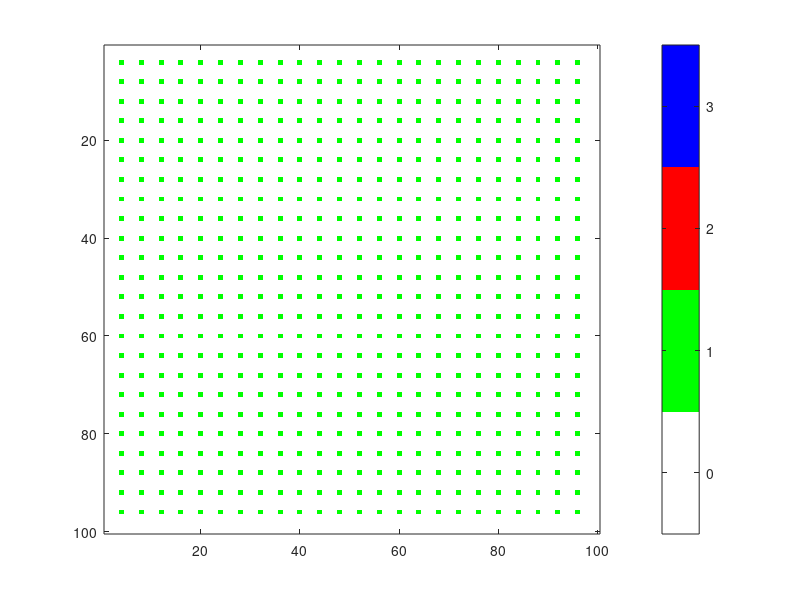

Here is the MATLAB script that generated this plot: (Note: this script raises an error after producing the figure.)
%Model PT fire 
%CASCADE project
%Asynchronous CA
%Vasques et al. 2014 (model development)
% ------------------------------------------------------------------------

close all
clear all

%Parameter values
%-------------------------------------------------------------------------
%PER SPECIES

%%% PINE
AgeMP=10;                 % Age of maturity pine %start at 6 and regularly 10-15 % in Cronk and Fuller, 1995 [year] 
SeedFP=945;               % Seed production per pine mature tree number of seeds per
                          % cone (63)* cone per tree (15) Vega et al 2008
LSP= 100;                 % Life span of pine % in "practices centro pinus" [year]
canopyBank=0.5;           % Percent of the seeds that are stored in the canopy and released with fire

%%% SEEDER
AgeMS=1;                  % Age of maturity seeder % field obs Calluna% [year]
                          % Cistus 3 years ref
SeedFS=1000;              % Seed production per plant/occupied cell approx value
                          % check in lit
LSS=30;                   % Life span calluna % in woodland education centre [year]

%%% OAK
AgeMO=50;                 % Age of maturity seeder % Kew % [year]
                          % !!! Pausas 1999 has maturity = 15!!!
                 
SeedFQ=10;                % Seed production oak per occupied cell - value that is not fundamented by literature assumes that the tree is dominated and small if under cover of pinus
                          % 120 acorns per tree refered in Martin?k et al. 2014% [n/m2/year] 
BirdSeedN=50;             % Annual seed input by birds - based on average values Q. suber Pons and Pausas 2007 - this value depends on surrounding populations
LSO= 1000;                % Life span quercus robur % in forestar

%GENERAL
minG= [0 0 0.3];          % minumum germination first pine second seeder third oak
maxG= [0.9 0.9 0.9];      % maximum germination first pine second seeder third oak
LitThreshP=3;             % Litter threshold for Pine above which ~no germination (cm)
LitThreshS=2;             % Litter threshold for seeders above which ~no germination (cm)
ProbPZeroL=0.7;           % Germination probability for pine when litter=0 cm  
SeedLoss= [0.50 0.05 1];  % rate seed loss first pine second seeder third oak

lrate=0.42;               % rate of litter deposition [cm/year] Fernandes et al 2004
ProbG=[0 0 0];            % probability of germination first pine second seeder third oak
amp=[0 0.3 0];            % amplitude of curve interaction with litter

SBP1=0;                   % !SBP1 and SBP2 are only ways of initializing the seed bank every year
SBP2=0;
SBPC=0;                    % Inicialization seed bank pine canopy
SB= [0 0 0];              % seed bank first pine second seeder third oak
ProbS= [0 0 0];           % to calculate probability based on seed prod
est= [7 400];       % max number of seedlings per cell CCD field

mort=1./[LSP,LSS,LSO];    % MORTALITY of pine, seeder, oak = 1/lifespan




AR= [0,0,0,1];              % ability to resprout: first element is fake (bare soil); pine=0, seeder=0, oak=1;

% Control constants
StartTime= 0;                   % [year]
EndTime= 150;                   % [year]

% NOTE: put dt smaller than one year in a way that the probabilities are <1 but not too small otherwise the model runs slowly
dt= 1;                          % [year]
m= 100;                         % for size of lattice [meter]

%Control variables
Time = StartTime;

D= 0;                           % initialization only
Pine=0;                         % will count the number of cells with pine
Seeder=0;                       % will count the number of cells with pine
Oak=0;                          % will count the number of cells with pine

%%%Initialization of the matrices 
%TC - Type of Cover: 1- pine; 2- seeder; 3- oak; Age- plant age; SB- Seed Bank); Lit- Litter
% -------------------------------------------------------------------------
TC= zeros(m,m);  % Creates a matrix of size m*m filled with zeros       
Age= zeros(m,m); % Creates a matrix of size m*m filled with zeros    
Lit= zeros(m,m); % Creates a matrix of size m*m filled with zeros
z= 8;            % Number of neighbours

% Fills the matrix TC with planted pines
%--------------------------------------------------------------------------
TC(4:4:m-4,4:4:m-4)= 1; % plants 1 pine every 4 meters - dense prodution stand excluding the borders

% Puts seeds in the matrix
%--------------------------------------------------------------------------
SB=[100 1000 0+randi(BirdSeedN,1)];

if SB(3)>0
    coordseed=randi(m,SB(3),2);
end


% Creates colormap
figure
white=[1 1 1];
green=[0 1 0];
red=[1 0 0];
blue=[0 0 1];
VegetationColormap=[white; green; red; blue];
% Plot image
h=subplot(1,1,1);
imagesc(TC)
set(h,'Clim',[-0.5 3.5]);
colormap(VegetationColormap);

colorbar

% colorbar; set(gco,'Clim',[1 4]);


%%%%%%%%%%%%%%%%%%%%%DYNAMIC%%%%%%%%%%%%%%%%%%%%%%%%%%%%%%%%%%%%%%%%%
%--------------------------------------------------------------------------
while Time < EndTime
    for k=1:round(1/dt)
        % Creates litter in the neighborhod of pine (8 neighbors)+ the pine
        % site itself
        [x,y]=find(TC(2:end-1,2:end-1)==1);
        x=x+1;y=y+1;
        for i=1:length(x)
            Lit(x(i)-1:x(i)+1,y(i)-1:y(i)+1)=Lit(x(i)-1:x(i)+1,y(i)-1:y(i)+1)+lrate*dt;
        end
        % Colonization of an empty cell & mortality for vegetated cells
        %------------------------------------------------------------------
        % At each time step tests who is going to colonize an empty cell in the lattice based on the
        % existent seed bank
        
        for i = 1 : m
            for j=1:m
                test=rand;
                if TC(i,j)==0 % colonization/germination
                    % LITTER DEPENDENCE:
                    ProbG(1)=(maxG(1)+minG(1))/2+(maxG(1)-minG(1))/2*tanh((LitThreshP-Lit(i,j))/amp) ... 
                        -(maxG(1)-ProbPZeroL)*exp(-2/LitThreshP*exp(1)*Lit(i,j)); % PINE
                    ProbG(2)=(maxG(2)+minG(2))/2+(maxG(2)-minG(2))/2*tanh((LitThreshS-Lit(i,j))/amp(2)); % SEEDER ampS=0.3 max=.9 min=0.
                    ProbG(3)=maxG(3)-(maxG(3)-minG(3))*exp(-Lit(i,j)); % QUERCUS
                    
                    ProbG=ProbG*dt; %this is the trick to get probability small
                    
                                   
                    
                    %%% Term for the relation between available seeds and
                    %%% Prob S.                      
                    ProbS(1:2)=1-(1-1./est(1:2)).^(SB(1:2)/m/m); % FOR PINE AND SEEDERS, SEEDS ARE EQUALLY PSREAD THROUGHOUT THE CELLS
                    ProbS(3)=0;
                    for ii=1:length(coordseed)
                        ProbS(3)=ProbS(3)+(coordseed(ii,1)==i&coordseed(ii,2)==j);
                    end
                    ProbS(3)=ProbS(3)>1;
                    
                    ProbG=ProbG.*ProbS;
                    %this step has the reference  of Alains' MSc thesis ->
                    %CAN BE IMPROVED
                    if sum(ProbG)*dt>1
                        'sum of probability higher than 1! Please decrease dt'
                        break
                    elseif test<ProbG(1)
                        TC(i,j)=1;
                        Age(i,j)=dt;
                        
                    elseif test<ProbG(1)+ProbG(2)
                        TC(i,j)=2;
                        Age(i,j)=dt;
                        
                    elseif test<ProbG(1)+ProbG(2)+ProbG(3)
                        TC(i,j)=3;
                        Age(i,j)=dt;
                    end
                else
                    Age(i,j)=Age(i,j)+dt;
                    if test< mort(TC(i,j))*dt
                        TC(i,j)=0;
                        Age(i,j)=0;
                    end
                end
            end
        end
        Time= Time+dt
    end
    
    % SEED BANK CALCULATION ONLY ONCE A YEAR
    SB(1)=SBP1+SBP2+SeedFP*(1-canopyBank)*sum(sum(TC(Age>AgeMP)==1)); % TWO YEARS OF SEED LIFE
    SB(1)=SB(1)-SeedLoss(1)*SB(1);
    SB(2)=SB(2)+SeedFS*(sum(sum(TC==2)))-SeedLoss(2)*SB(2); % LONG SEED LIFE
    SB(3)=SeedFQ*(sum(sum(TC(Age>AgeMO)==3)))+randi(BirdSeedN,1); % NO MEMORY
    SB(3)=SB(3)-SeedLoss(3)*SB(3);
    if SB(3)>0
        coordseed=randi(m,SB(3),2);
    end
    
    SBP2=SBP1; % PINE SEED BANK OF TWO YEARS BEFORE
    SBP1=SB(1);% PINE SEED BANK OF 1 YEAR BEFORE
   
    % accumulation of seeds in the canopy
    SBPC=SeedFP*canopyBank*sum(TC(Age>AgeMP)==1); %canoyBank=% of the seeds that stay in the
    % canopy and accumulate over time
    
    %%% DISTURBANCE
    D=randi(10,1);
    if D == 1 % if Time/10 is an integer there is disturbance % interval of 10 years
        'fire'
        Lit(:,:)=0;
        for i=1:m
            for j=1:m
                TC(i,j)= TC(i,j)*AR(TC(i,j)+1);  
                Age(i,j)= Age(i,j)*AR(TC(i,j)+1); 
                SB(1)=SBPC;
                SBP1=0;SBP2=0;
            end
        end
    end
    imagesc(TC)
    set(h,'Clim',[-0.5 3.5]);
    colormap(VegetationColormap);
    colorbar
 
    drawnow;pause
end
% imagesc(TC)
% set(h,'Clim',[-0.5 3.5]);
% colormap(VegetationColormap);
% 
% colorbar





    %%% update abundance of different species in the lattice
%   Pine=sum(sum(TC==1));
%   Seeder=sum(sum(TC==2));
%   Oak= sum(sum(TC==3));
    
    % %Plot the relative abundance of plant species at each time step
%     % This is done now with TC but could be done with Pine, Seeder and Oak
    % white=[1 1 1];
    % lightgreen=[0.5 1 0.5];
    % green=[0 1 0];
    % darkgreen=[0 0.5 0.5];
    % TCmap=[white; green; lightgreen; darkgreen];
    % %Plot image
    % colormap(TCmap);
    % color
    % showimage(TC);
    % drawnow;
    
    % %Plot the relative abundance of plant species over time
%     % Creates colormap
%         figure
%         white=[1 1 1];
%         green=[0 1 0];
%         red=[1 0 0];
%         blue=[0 0 1];
%         VegetationColormap=[white; green; red; blue];
%         % Plot image
%         colormap(VegetationColormap);
    %     %color 
    %     N=4;
%         imagesc(TC);
    %     L = line(ones(N),ones(N), 'LineWidth',2);
    %     set(L,{'color'},mat2cell(VegetationColormap,ones(1,N),3));
    %     legend('empty','Pine','Seeder', 'Resprouter');
     

    % Creates movie
    % showimagesc(TC);
    % movie(Frame)=getframe;
    % Frame=Frame+1;

                
                